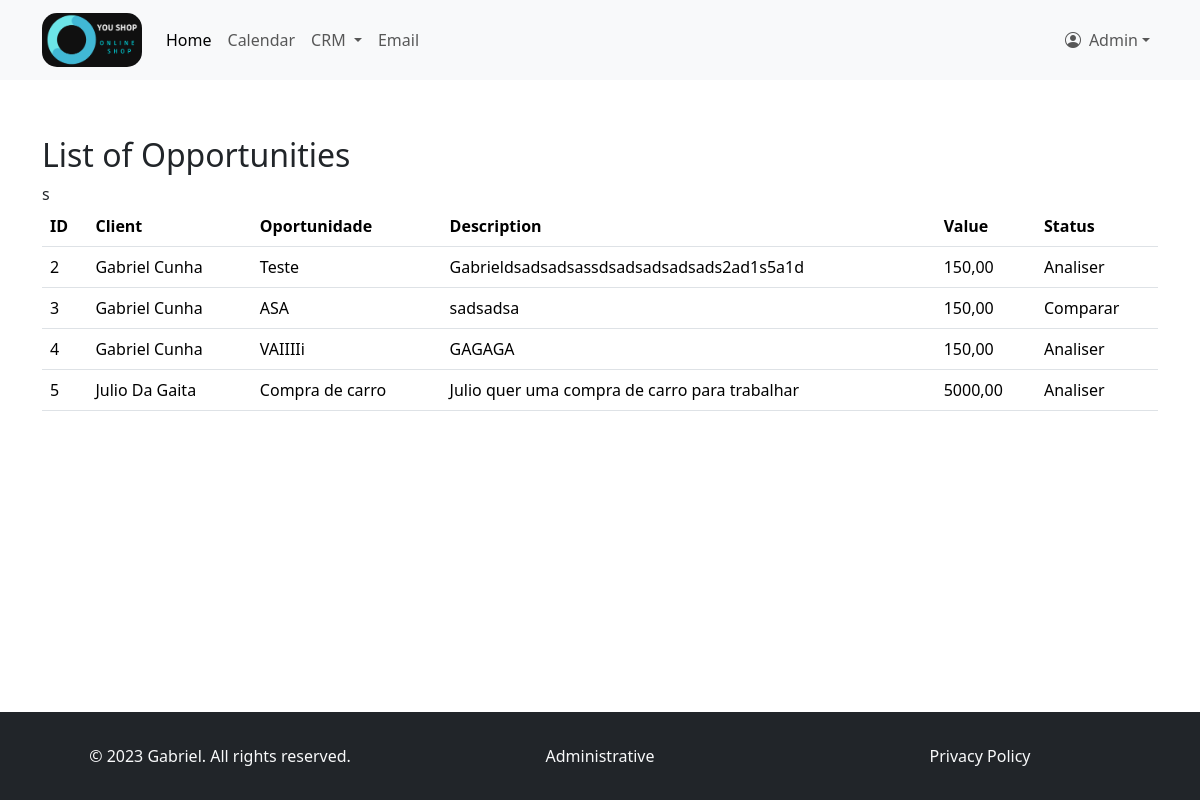
The page /crm/opportunity-list/ (signed in) on the database as committed earlier.
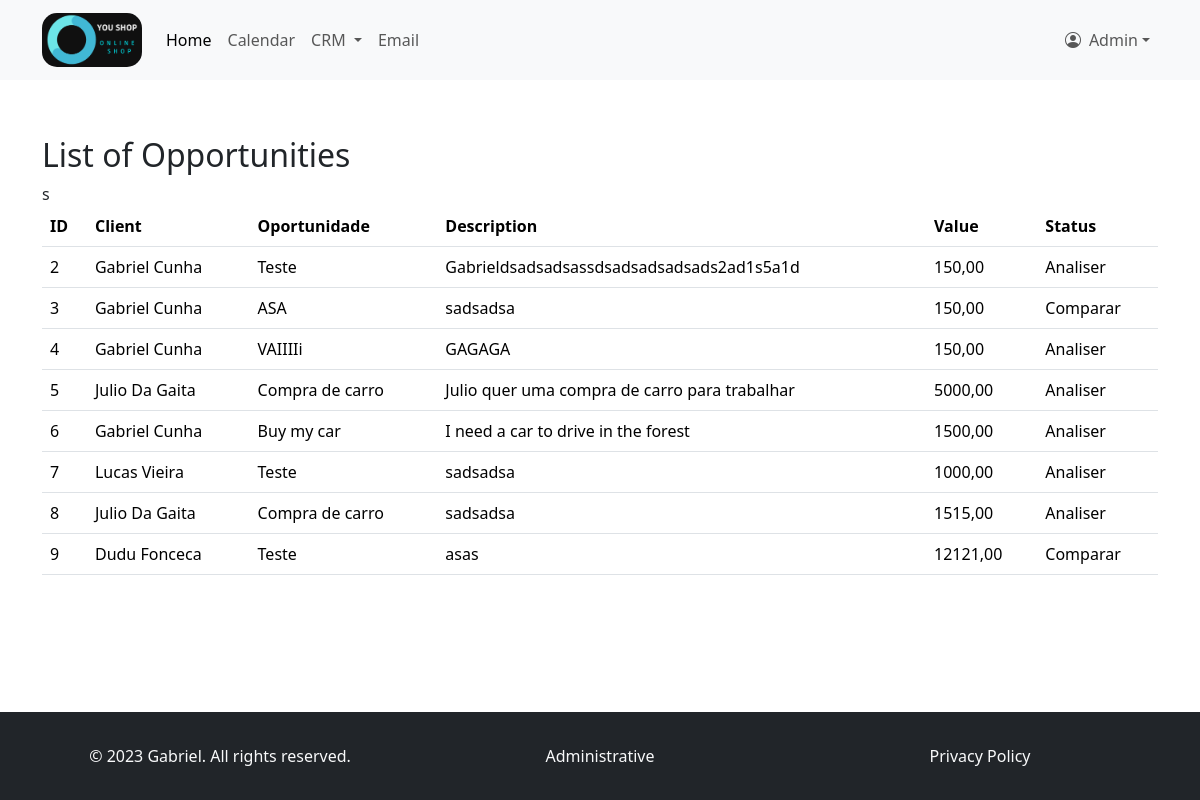
The same page on the database as committed later.
### crm/models.py (models this page shows, shortened)
class Opportunity(models.Model):
    customer = models.ForeignKey(Customer, on_delete=models.CASCADE)
    opportunity_name = models.CharField(max_length=255)
    opportunity_description = models.TextField()
    amount = models.DecimalField(max_digits=10, decimal_places=2)
    status = models.ForeignKey(Status, on_delete=models.SET_NULL, null=True, blank=True)

class Customer(models.Model):
    first_name = models.CharField(max_length=255)
    last_name = models.CharField(max_length=255)
    email = models.EmailField()
    phone = models.CharField(max_length=15)

class Status(models.Model):
    title = models.CharField(max_length=50)
    description = models.CharField(max_length=500, verbose_name="Description", blank=True)
    title_color = models.CharField(max_length=7, default='#000000', help_text='Enter a hex color code for the title', blank=True)
    text_color = models.CharField(max_length=7, default='#000000', help_text='Enter a hex color code for the text', blank=True)
    def __str__(self):
        return "{}".format(self.title)

### crm/views.py (the view)
# urls.py: path('opportunity-list/', views.opportunity_list, name='opportunity_list'),
@login_required
def opportunity_list(request):
    opportunities = Opportunity.objects.all()
    return render(request, 'opportunity_list.html', {'opportunities': opportunities})

### templates/opportunity_list.html (shortened to what this page needs)
{% extends 'index.html' %}
{% block content %}
    <div class="container mt-5">
        <div class="d-flex justify-content-between align-items-center">
        <h2>List of Opportunities</h2>
        </div>
        <table class="table">
            <thead>
                <tr>
                    <th>ID</th>
                    <th>Client</th>
                    <th>Oportunidade</th>
                    <th>Description</th>
                    <th>Value</th>
                    <th>Status</th>
                </tr>
            </thead>
            <tbody>
                {% for opportunity in opportunities %}
                    <tr>
                        <td>{{ opportunity.id }}</td>
                        <td>{{ opportunity.customer.first_name }} {{ opportunity.customer.last_name }}</td>
                        <td>{{ opportunity.opportunity_name }}</td>
                        <td>{{ opportunity.opportunity_description }}</td>
                        <td>{{ opportunity.amount }}</td>
                        <td>{{ opportunity.status }}</td>
                    </tr>
                {% endfor %}s
            </tbody>
        </table>
    </div>
{% endblock %}

Rows that differ between the two databases and show on the page:
added Opportunity: id "6", customer.first_name "Gabriel", customer.last_name "Cunha", opportunity_name "Buy my car", opportunity_description "I need a car to drive in the forest", amount "1500,00", status "Analiser"
added Opportunity: id "7", customer.first_name "Lucas", customer.last_name "Vieira", opportunity_name "Teste", opportunity_description "sadsadsa", amount "1000,00", status "Analiser"
added Opportunity: id "8", customer.first_name "Julio", customer.last_name "Da Gaita", opportunity_name "Compra de carro", opportunity_description "sadsadsa", amount "1515,00", status "Analiser"
added Opportunity: id "9", customer.first_name "Dudu", customer.last_name "Fonceca", opportunity_name "Teste", opportunity_description "asas", amount "12121,00", status "Comparar"
